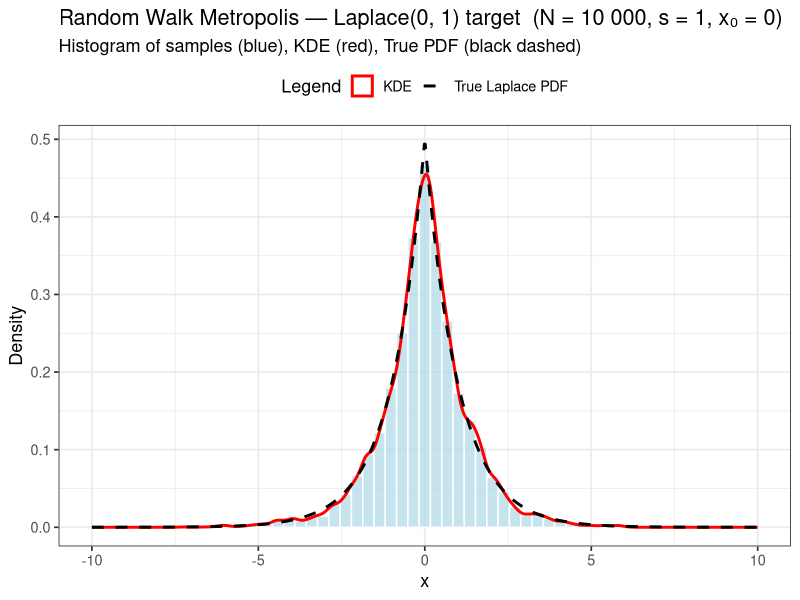
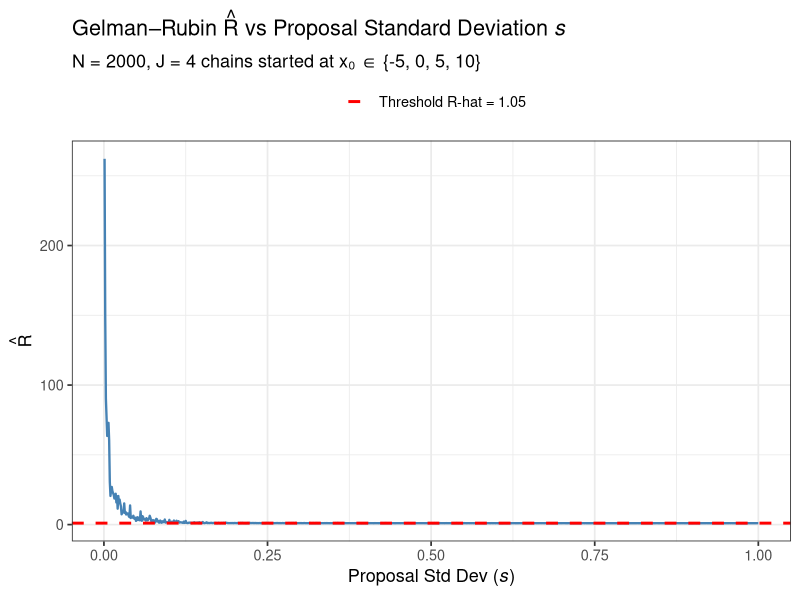

These charts were generated, in order, by the following R code:
## ---- chunk 1
# Global chunk options — apply to every code chunk unless overridden
knitr::opts_chunk$set(
  echo      = TRUE,
  message   = FALSE,
  warning   = FALSE,
  fig.align = "center",
  fig.width = 10,
  fig.height = 5,
  dev       = "png"          
)

set.seed(42)  # global random seed for reproducibility
## ---- chunk 2
# -------------------------------------------------------------------
# Log of the target density  log f(x) = -log(2) - |x|
# We only need differences, so the constant -log(2) cancels.
# -------------------------------------------------------------------
log_target <- function(x) -abs(x)

# -------------------------------------------------------------------
# metropolis_rw()
#   N  : number of MCMC steps
#   s  : proposal standard deviation
#   x0 : starting value
#
# Returns a numeric vector of length N+1: (x_0, x_1, ..., x_N)
# -------------------------------------------------------------------
metropolis_rw <- function(N = 10000, s = 1, x0 = 0) {

  x <- numeric(N + 1)   # pre-allocate N+1 slots
  x[1] <- x0            # R is 1-indexed, so x[1] = x_0

  for (i in seq(2, N + 1)) {
    proposal <- rnorm(1, mean = x[i - 1], sd = s)

    # Log-acceptance ratio
    log_r <- log_target(proposal) - log_target(x[i - 1])

    # Accept or reject
    if (log(runif(1)) < log_r) {
      x[i] <- proposal
    } else {
      x[i] <- x[i - 1]
    }
  }

  return(x)   # length N+1
}
## ---- chunk 3
chain   <- metropolis_rw(N = 10000, s = 1, x0 = 0)  # length 10 001
samples <- chain[-1]                                  # x_1 ... x_N  (10 000 values)

cat("Full chain length  (x_0 to x_N):", length(chain),   "[should be 10 001]\n")
cat("Samples used       (x_1 to x_N):", length(samples), "[should be 10 000]\n")
## ---- chunk 4
library(ggplot2)

# True Laplace density on a fine grid
x_grid  <- seq(-10, 10, length.out = 800)
true_pdf <- 0.5 * exp(-abs(x_grid))
df_true  <- data.frame(x = x_grid, density = true_pdf)

# Data frame of MCMC samples
df_samples <- data.frame(x = samples)

ggplot(df_samples, aes(x = x)) +

  # 1. Histogram (density scale)
  geom_histogram(aes(y = after_stat(density)),
                 bins = 60, fill = "lightblue", colour = "white",
                 alpha = 0.7) +

  # 2. KDE
  geom_density(colour = "red", linewidth = 1, aes(linetype = "KDE")) +

  # 3. True Laplace PDF
  geom_line(data = df_true,
            aes(x = x, y = density, linetype = "True Laplace PDF"),
            colour = "black", linewidth = 1) +

  # Labels and theme
  scale_linetype_manual(name   = "Legend",
                        values = c("KDE" = "solid",
                                   "True Laplace PDF" = "dashed")) +
  labs(
    title    = "Random Walk Metropolis — Laplace(0, 1) target  (N = 10 000, s = 1, x\u2080 = 0)",
    subtitle = "Histogram of samples (blue), KDE (red), True PDF (black dashed)",
    x        = "x",
    y        = "Density"
  ) +
  theme_bw(base_size = 13) +
  theme(legend.position = "top")
## ---- chunk 5
sample_mean <- mean(samples)
sample_sd   <- sd(samples)

cat(sprintf("Sample mean               : %.6f\n",  sample_mean))
cat(sprintf("Sample standard deviation : %.6f\n",  sample_sd))
cat(sprintf("(True mean = 0,  true sd  = %.6f)\n", sqrt(2)))
## ---- chunk 6
# -------------------------------------------------------------------
# compute_Rhat()
#   chains : a list of numeric vectors, each of length N+1
#            (the full chain including x_0)
# Returns the scalar R-hat value.
# -------------------------------------------------------------------
compute_Rhat <- function(chains) {

  J   <- length(chains)

  # Use x_1 ... x_N only (drop x_0 = first element)
  spc <- lapply(chains, function(ch) ch[-1])

  Mj <- sapply(spc, mean)              # within-chain means
  Vj <- sapply(spc, function(s)        # within-chain variances  (1/N, not 1/(N-1))
    mean((s - mean(s))^2))

  W    <- mean(Vj)                     # overall within-chain variance
  M    <- mean(Mj)                     # overall mean
  B    <- mean((Mj - M)^2)            # between-chain variance

  Rhat <- sqrt((B + W) / W)
  return(Rhat)
}

# -------------------------------------------------------------------
# run_chains()
#   Runs J chains from dispersed starting points and returns R-hat.
# -------------------------------------------------------------------
run_chains <- function(N = 2000, s = 0.001, J = 4) {
  starting_points <- c(-5, 0, 5, 10)
  chains <- lapply(seq_len(J),
                   function(j) metropolis_rw(N = N, s = s,
                                             x0 = starting_points[j]))
  compute_Rhat(chains)
}
## ---- chunk 7
set.seed(0)
rhat_s001 <- run_chains(N = 2000, s = 0.001, J = 4)
cat(sprintf("R-hat (N=2000, s=0.001, J=4) = %.4f\n", rhat_s001))
## ---- chunk 8
set.seed(1)
s_values    <- seq(0.001, 1, length.out = 1000)
Rhat_values <- sapply(s_values, function(s)
                 run_chains(N = 2000, s = s, J = 4))

cat(sprintf("Computed %d R-hat values.\n", length(Rhat_values)))

df_rhat <- data.frame(s = s_values, Rhat = Rhat_values)

ggplot(df_rhat, aes(x = s, y = Rhat)) +
  geom_line(colour = "steelblue", linewidth = 0.8) +
  geom_hline(aes(yintercept = 1.05, linetype = "Threshold R-hat = 1.05"),
             colour = "red", linewidth = 1) +
  scale_linetype_manual(name = "", values = "dashed") +
  labs(
    title    = expression("Gelman\u2013Rubin " * hat(R) *
                          " vs Proposal Standard Deviation " * italic(s)),
    subtitle = "N = 2000, J = 4 chains started at x\u2080 \u2208 {-5, 0, 5, 10}",
    x        = expression("Proposal Std Dev (" * italic(s) * ")"),
    y        = expression(hat(R))
  ) +
  theme_bw(base_size = 13) +
  theme(legend.position = "top")
## ---- chunk 9
sessionInfo()
